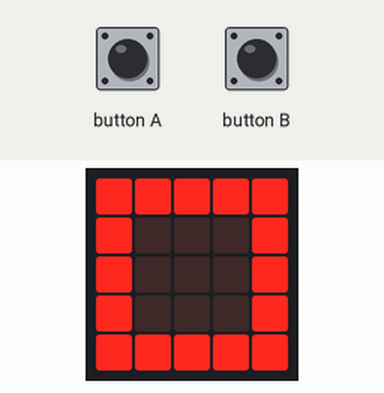
This program was run on a simulated BBC micro:bit (MakeCode). On the bench: the board's 5×5 LED display. The inputs (shaded band) are chosen by the test bench.

Above: at 1.5 s.
2.9 s: button A pressed for 0.15 s
At 3.1 s:
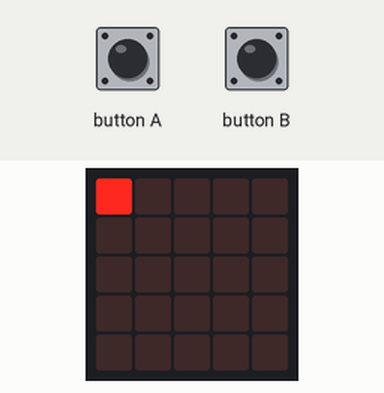
3.6 s: button B pressed for 0.15 s
At 4.1 s:
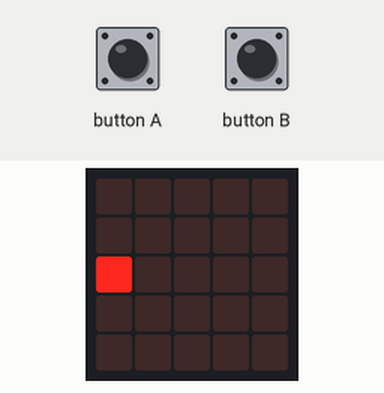
4.3 s: button A pressed for 0.15 s
At 4.9 s:
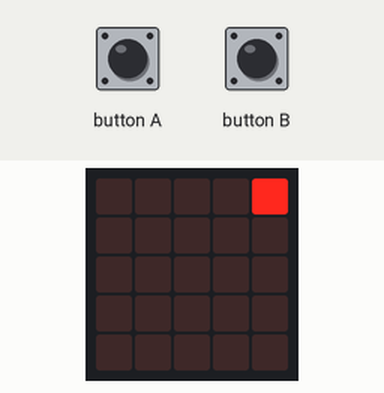
5.0 s: button B pressed for 0.15 s
5.7 s: button A pressed for 0.15 s
At 6.4 s:
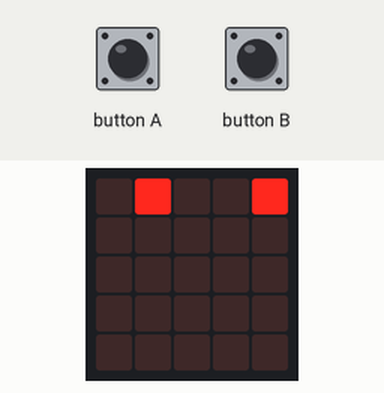
9.4 s: button A pressed for 0.15 s
At 9.6 s:
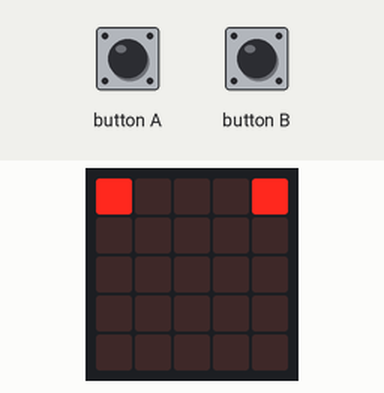

Measured:
- after the input at 2.9 s, the display: changes after 0.15 s (image 1)
- after the input at 9.4 s, the display: first differs from a run without the input after 0.15 s (image 5)

The program:

main.ts
```typescript
input.onButtonPressed(Button.A, function () {
    basic.clearScreen()
    for (let index = 0; index < 16; index++) {
        a += 1
        doSomething(a - 1, false)
        if (a >= 16) {
            a = 1
        }
        doSomething(a, true)
        basic.pause(100)
    }
    a = 0
    basic.clearScreen()
})
function doSomething (num: number, bool: boolean) {
    if (num < 6) {
        x = num - 1
        y = 0
    } else if (num >= 6 && num < 9) {
        x = 4
        y = num - 5
    } else if (num >= 9 && num < 14) {
        x = 13 - num
        y = 4
    } else if (num >= 14 && num <= 16) {
        x = 0
        y = 17 - num
    }
    if (bool) {
        led.plot(x, y)
    } else {
        led.unplot(x, y)
    }
}
input.onButtonPressed(Button.B, function () {
    basic.clearScreen()
    for (let index = 0; index < 16; index++) {
        a += 1
        doSomething(a - 1, false)
        if (a >= 16) {
            a = 1
        }
        doSomething(a, true)
        basic.pause(100)
    }
    a = 0
    basic.clearScreen()
    b = 16
    for (let index = 0; index < 16; index++) {
        b += 0 - 1
        doSomething(b + 1, false)
        if (b >= 16) {
            b = 15
        }
        doSomething(b, true)
        basic.pause(100)
    }
    b = 16
    basic.clearScreen()
})
let y = 0
let x = 0
let b = 0
let a = 0
basic.clearScreen()
a = 0
for (let index = 0; index < 16; index++) {
    a += 1
    doSomething(a + 1, true)
    if (a >= 16) {
        a = 1
    }
    doSomething(a, true)
    basic.pause(100)
}
a = 0
b = 16
basic.clearScreen()
```

test.ts
```typescript
// 在這裡測試；當此封包作為擴充功能時，將不會編譯此內容。
```
